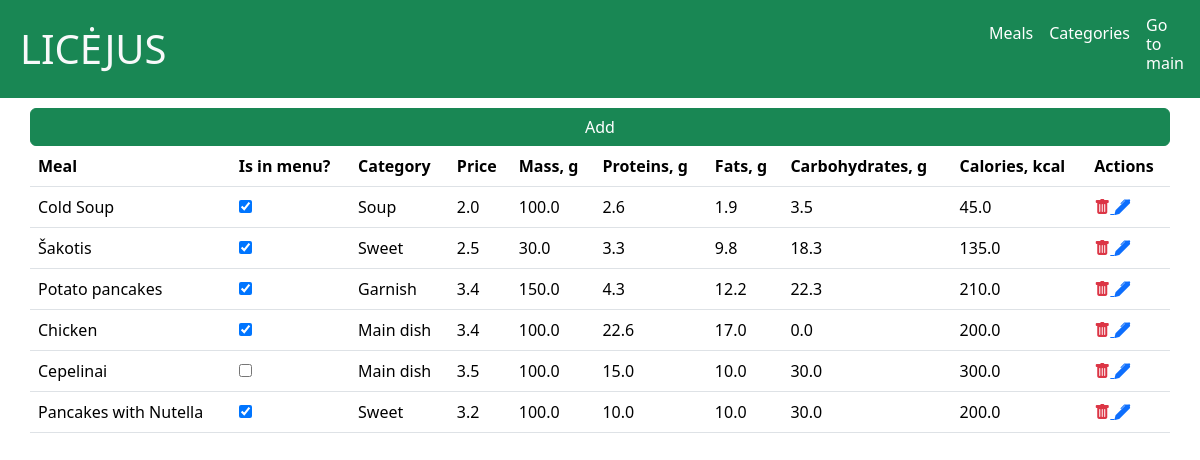
Screenshot of /staff (signed in) with the database file from the repository.
### menu/models.py (models this page shows, shortened)
class Meal(models.Model):
    name = models.CharField(max_length=255)
    description = models.TextField(null=True, blank=True)
    price = models.FloatField()
    in_menu = models.BooleanField()
    is_vegan = models.BooleanField()
    calories = models.FloatField(null=True, blank=True)
    proteins = models.FloatField(null=True, blank=True)
    fats = models.FloatField(null=True, blank=True)
    carbohydrates = models.FloatField(null=True, blank=True)
    mass = models.FloatField(null=True, blank=True)
    category = models.ForeignKey(MealCategory, on_delete=models.CASCADE, to_field="name", null=True)

### menu/staff_views.py (the view)
# urls.py: path('staff', staff_meals, name='staff'),
def staff_meals(request):
    meals = Meal.objects.all().values()
    template = loader.get_template('staff_meals.html')
    context = {
        'meals': meals
    }
    return HttpResponse(template.render(context, request))

### menu/templates/staff_meals.html (shortened to what this page needs)
{% extends "staff_master.html" %}
{% block content %}
    {% load static %}
    {% if user.is_authenticated and user.is_staff %}
    <div class="container mt-4">
        <div class="row d-flex align-items-center justify-content-center">
            <table class="table">
                <a type="button" class="btn btn-success" href="staff/meal/add/">Add</a>
                <thead>
                <tr>
                    <th>Meal</th>
                    <th>Is in menu?</th>
                    <th>Category</th>
                    <th>Price</th>
                    <th>Mass, g</th>
                    <th>Proteins, g</th>
                    <th>Fats, g</th>
                    <th>Carbohydrates, g</th>
                    <th>Calories, kcal</th>
                    <th>Actions</th>
                </tr>
                </thead>
                <tbody>
                {% for x in meals %}
                <tr>
                    <td>{{ x.name }}</td>
                    <td><input type="checkbox" class="task-checkbox me-2" data-task-id="{{ x.id }}" {% if x.in_menu %}checked{% endif %}></td>
                    <td>{{ x.category_id }}</td>
                    <td>{{ x.price }}</td>
                    <td>{{ x.mass }}</td>
                    <td>{{ x.proteins }}</td>
                    <td>{{ x.fats }}</td>
                    <td>{{ x.carbohydrates }}</td>
                    <td>{{ x.calories }}</td>
                    <td>
                        <a href="#" class="delete-meal" data-id="{{ x.id }}">
                            <i class="bi bi-trash-fill text-danger fw-bold"></i>
                        </a>
                        <a href="staff/meal/update/{{ x.id }}">
                            <i class="bi bi-pen-fill text-primary fw-bold"></i>
                        </a>
                    </td>
                </tr>
                {% endfor %}
                </tbody>
            </table>
        </div>
    </div>
    {% else %}
    <p>Page is blocked: you are not a staff</p>
    {% endif %}
{% endblock %}

### menu/templates/staff_master.html (style rules this page uses)
body { margin: 0; }
input { font-size: 48px; }
a { text-decoration: none; }

### rows the page displays
Meal: name "Cold Soup", in_menu "☑", category_id "Soup", price "2.0", mass "100.0", proteins "2.6", fats "1.9", carbohydrates "3.5", calories "45.0"
Meal: name "Šakotis", in_menu "☑", category_id "Sweet", price "2.5", mass "30.0", proteins "3.3", fats "9.8", carbohydrates "18.3", calories "135.0"
Meal: name "Potato pancakes", in_menu "☑", category_id "Garnish", price "3.4", mass "150.0", proteins "4.3", fats "12.2", carbohydrates "22.3", calories "210.0"
Meal: name "Chicken", in_menu "☑", category_id "Main dish", price "3.4", mass "100.0", proteins "22.6", fats "17.0", carbohydrates "0.0", calories "200.0"
Meal: name "Cepelinai", category_id "Main dish", price "3.5", mass "100.0", proteins "15.0", fats "10.0", carbohydrates "30.0", calories "300.0"
Meal: name "Pancakes with Nutella", in_menu "☑", category_id "Sweet", price "3.2", mass "100.0", proteins "10.0", fats "10.0", carbohydrates "30.0", calories "200.0"
